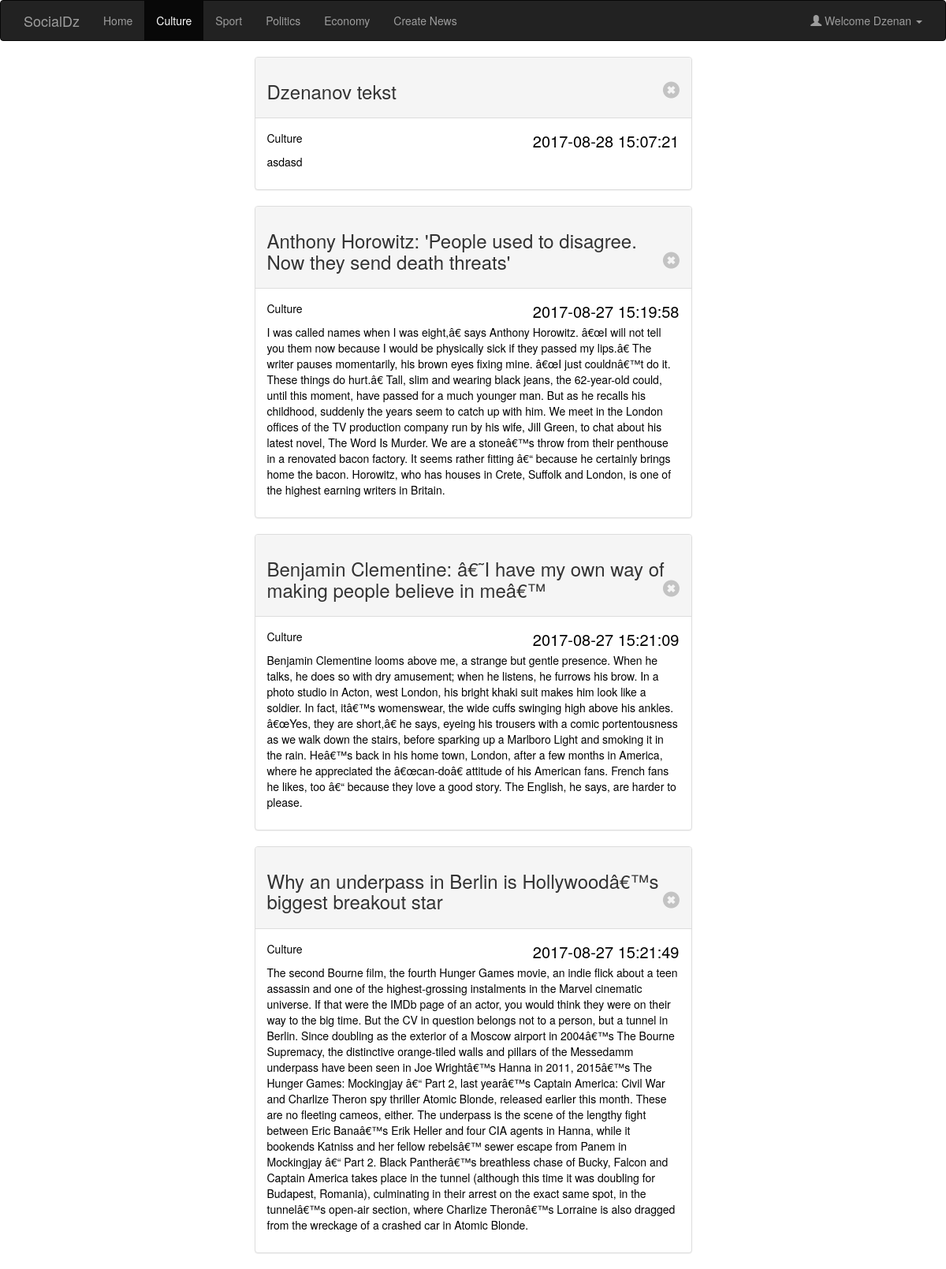
/pages/culture.php (signed in), run on the app's committed database.
### tables this page shows
CREATE TABLE `users` (
  `ID` int(11) NOT NULL,
  `name` varchar(15) NOT NULL,
  `surname` varchar(20) NOT NULL,
  `email` varchar(20) NOT NULL,
  `password` text NOT NULL,
  `is_admin` tinyint(1) NOT NULL DEFAULT '0'
);

CREATE TABLE `news` (
  `ID` int(11) NOT NULL,
  `title` text NOT NULL,
  `content` text NOT NULL,
  `category` enum('culture','sport','politics','economy') NOT NULL,
  `created` timestamp NOT NULL DEFAULT CURRENT_TIMESTAMP
);

### services/databaseService.php (called while the page is built, shortened)
<?php
include ("..\classes\db.php");
$db = new db("localhost", "root", "","socialdz");

### classes/db.php (called while the page is built, shortened)
<?php
class db {
    private $host;
    private $user;
    private $password;
    private $dbName;
    private $dbh;
    public function __construct($host,$user,$password,$dbName)
    {
        $this->host = $host;
        $this->user = $user;
        $this->password = $password;
        $this->dbName = $dbName;
    }
    public function connect(){
       try{
           $this->dbh = new PDO('mysql:host=' . $this->host . ';dbname=' . $this->dbName, $this->user, $this->password);
           $this->dbh->setAttribute(PDO::ATTR_ERRMODE, PDO::ERRMODE_EXCEPTION);
       } catch(PDOException $e) {
            var_dump($e->getMessage()); die();
       }
    }
    public function getUserById($id){
        try{
            $sql = $this->dbh->prepare("SELECT * FROM users WHERE ID =" . $id);
            $sql->execute();
            $row = $sql->fetch();
            return $row;
        }catch (Exception $e){
            var_dump($e->getMessage()); die();
        }
    }
    public function getAllNewsByCategory($category){
        try{
            $sql = $this->dbh->prepare("SELECT * FROM news WHERE category LIKE '".$category."'");
            $sql->execute();
            $rows = $sql->fetchAll();
            return $rows;
        }catch (Exception $e){
            var_dump($e->getMessage()); die();
        }
    }
}

### pages/culture.php (the view, shortened to what this page needs)
<?php
include_once ("../services/databaseService.php");
$id = $_SESSION['id'];
$user = $db->getUserById($id);
$news = $db->getAllNewsByCategory("culture");
?>
<html>
<?php include_once("partials\head.php"); ?>
<?php include_once("partials\header.php"); ?>
<div class="container">
    <div class="row">
        <?php
        foreach($news as $new){
            if($user['is_admin']){
                echo ' <a href="/pages/single-news.php?id='.$new['ID'].'" class="link-block"><div class="col-sm-6 col-sm-offset-3">
                        <div class="panel panel-default">
                            <div class="panel-heading">
                                <h3>'.$new['title'].'
                                    <span class="glyphicon glyphicon-remove-sign close" id="close"  data-id="'.$new['ID'].'" aria-hidden="true"></span>
                                </h3>
                            </div>
                            <div class="panel-body">
                                <p class="category">'.$new['category'].'  <span class="time">'.$new['created'].'</span></p>
                                <p>'.$new['content'].'</p>
                             </div>
                        </div>
                    </div></a>';
            }
        }
        ?>
    </div>
</div>
</html>

### pages/partials/head.php (shortened to what this page needs)
<head>
    <link rel="stylesheet" href="https://maxcdn.bootstrapcdn.com/bootstrap/3.3.7/css/bootstrap.min.css">
    <link rel="stylesheet" href="/assets/css/master.css">
</head>

### pages/partials/header.php (shortened to what this page needs)
<?php
    $uri = $_SERVER['REQUEST_URI'];
?>
<nav class="navbar navbar-inverse">
    <div class="container">
        <div class="navbar-header">
            <?php
            if(!empty($user)){
                echo '<a class="navbar-brand" href="/pages/landing.php">SocialDz</a>';
            }
            else{
                echo '<a class="navbar-brand" href="/">SocialDz</a>';
            }
            ?>
        </div>
        <ul class="nav navbar-nav">
            <?php
            if(strpos($uri, "landing") !== false ) {
                echo('
                    <li class="active"><a href="/pages/landing.php">Home</a></li>
                    <li><a href="/pages/culture.php">Culture</a></li>
                    <li><a href="/pages/sport.php">Sport</a></li>
                    <li><a href="/pages/politics.php">Politics</a></li>
                    <li><a href="/pages/economy.php">Economy</a></li>
                ');
                if($user['is_admin']){
                    echo('<li><a href="news.php">Create News</a></li>');
                }
            }
            else if(strpos($uri, "culture") !== false){
                echo('
                    <li><a href="/pages/landing.php">Home</a></li>
                    <li class="active"><a href="/pages/culture.php">Culture</a></li>
                    <li><a href="/pages/sport.php">Sport</a></li>
                    <li><a href="/pages/politics.php">Politics</a></li>
                    <li><a href="/pages/economy.php">Economy</a></li>
                ');
                if($user['is_admin']){
                    echo('<li><a href="news.php">Create News</a></li>');
                }
            }
            ?>
        </ul>
        <ul class="nav navbar-nav navbar-right">
            <?php
                if(strpos($uri, "registration") !== false){
                    echo('<li><a href="/pages/login.php"><span class="glyphicon glyphicon-log-in"></span> Login</a></li>');
                }
                else if(strpos($uri, "login") !== false){
                    echo('<li><a href="/pages/registration.php"><span class="glyphicon glyphicon-user"></span> Sign Up</a></li>');
                }
                else if(strlen ( $uri) == 1){
                    echo('<li><a href="/pages/registration.php"><span class="glyphicon glyphicon-user"></span> Sign Up</a></li>
                    <li><a href="/pages/login.php"><span class="glyphicon glyphicon-log-in"></span> Login</a></li>');
                }
                else{
                    echo(' <li class="dropdown">
                            <a class="dropdown-toggle" data-toggle="dropdown" href="#"><span class="glyphicon glyphicon-user"></span>
                            Welcome '.$user['name'].'
                            <span class="caret"></span></a>
                            <ul class="dropdown-menu">
                              <li><a href="../../services/logoutService.php"><span class="glyphicon glyphicon-log-out"></span> Logout</a></li>
                            </ul>
                          </li>');
                }
            ?>
        </ul>
    </div>
</nav>

### assets/css/master.css (style rules this page uses)
.time { float: right; font-size: 20px; }
.category { text-transform: capitalize; }
.close { float:right; }
.panel-body p { color:black !important; }

### data on the page
users: name "Dzenan"
news: title "Dzenanov tekst", category "Culture", created "2017-08-28 15:07:21", content "asdasd"
news: title "Anthony Horowitz: 'People used to disagree. Now they send death threats'", category "Culture", created "2017-08-27 15:19:58", content "I was called names when I was eight,â€ says Anthony Horowitz. â€œI will not tell you them now because I would be physically sick if they passed my lips.â€ The writer pauses momentarily, his brown eyes fixing mine. â€œI just couldnâ€™t do it. These things do hurt.â€ Tall, slim and wearing black jeans, the 62-year-old could, until this moment, have passed for a much younger man. But as he recalls his childhood, suddenly the years seem to catch up with him. We meet in the London offices of the TV production company run by his wife, Jill Green, to chat about his latest novel, The Word Is Murder. We are a stoneâ€™s throw from their penthouse in a renovated bacon factory. It seems rather…"
news: title "Benjamin Clementine: â€˜I have my own way of making people believe in meâ€™", category "Culture", created "2017-08-27 15:21:09", content "Benjamin Clementine looms above me, a strange but gentle presence. When he talks, he does so with dry amusement; when he listens, he furrows his brow. In a photo studio in Acton, west London, his bright khaki suit makes him look like a soldier. In fact, itâ€™s womenswear, the wide cuffs swinging high above his ankles. â€œYes, they are short,â€ he says, eyeing his trousers with a comic portentousness as we walk down the stairs, before sparking up a Marlboro Light and smoking it in the rain. Heâ€™s back in his home town, London, after a few months in America, where he appreciated the â€œcan-doâ€ attitude of his American fans. French fans he likes, too â€“ because they love a good story. The…"
news: title "Why an underpass in Berlin is Hollywoodâ€™s biggest breakout star", category "Culture", created "2017-08-27 15:21:49", content "The second Bourne film, the fourth Hunger Games movie, an indie flick about a teen assassin and one of the highest-grossing instalments in the Marvel cinematic universe. If that were the IMDb page of an actor, you would think they were on their way to the big time. But the CV in question belongs not to a person, but a tunnel in Berlin. Since doubling as the exterior of a Moscow airport in 2004â€™s The Bourne Supremacy, the distinctive orange-tiled walls and pillars of the Messedamm underpass have been seen in Joe Wrightâ€™s Hanna in 2011, 2015â€™s The Hunger Games: Mockingjay â€“ Part 2, last yearâ€™s Captain America: Civil War and Charlize Theron spy thriller Atomic Blonde, released…"
